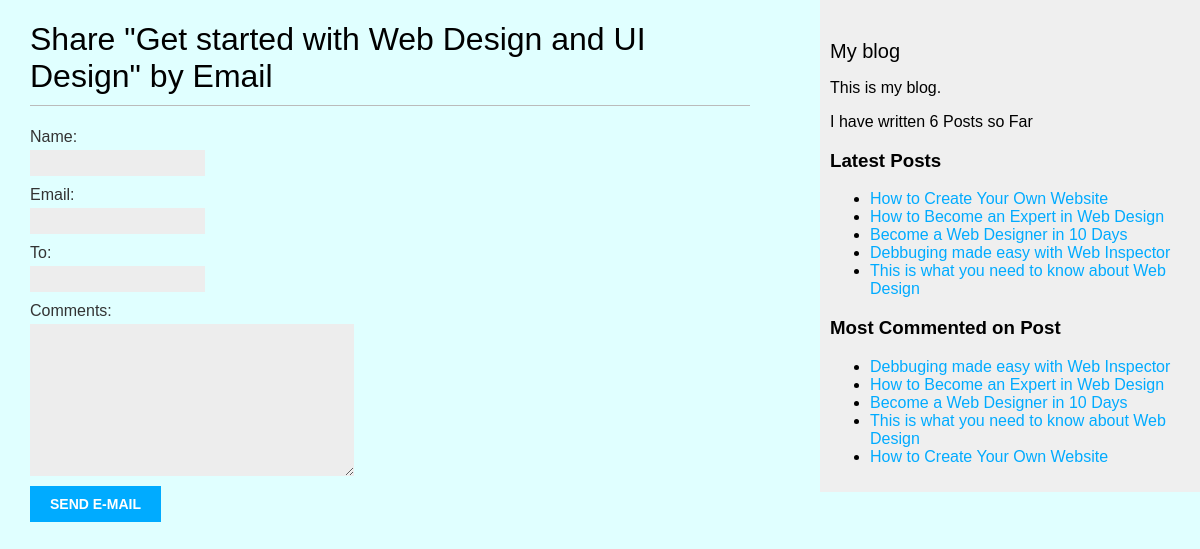
Page /6/share/ on the committed database.
### blog/models.py (models this page shows, shortened)
class Post(models.Model):
    class Status(models.TextChoices):
        DRAFT = 'DF', 'Draft'
        PUBLISHED = 'PB', 'Published'
    title = models.CharField(max_length=250)
    slug = models.SlugField(max_length=250,
                            unique_for_date='publish')
    author = models.ForeignKey(User, on_delete=models.CASCADE, related_name="blog_posts")
    body = models.TextField()
    publish = models.DateTimeField(default=timezone.now)
    created = models.DateTimeField(auto_now_add=True)
    updated = models.DateTimeField(auto_now=True)
    status = models.CharField(max_length=2,
                              choices=Status.choices,
                              default=Status.DRAFT)
    objects = models.Manager()#Default Manager
    published = PublishedManager()#Our Custom Manager
    tags = TaggableManager()
    class Meta:
        ordering = ['-publish']
        indexes = [
            models.Index(fields=['-publish']),
        ]
    def get_absolute_url(self):
        return reverse('blog:post_detail',
                       args=[self.publish.year,
                             self.publish.month,
                             self.publish.day,
                             self.slug])

### blog/views.py (the view)
# urls.py: path('<int:post_id>/share/', views.post_share, name="post_share"),
def post_share(request, post_id):
    post = get_object_or_404(Post, id=post_id, status=Post.Status.PUBLISHED)
    sent = False
    if request.method == 'POST':
        form = EmailPostForm(request.POST)
        if form.is_valid():
            cd = form.cleaned_data
            post_url = request.build_absolute_uri(
                post.get_absolute_url())
            subject = f"{cd['name']} recommends you read " \
                      f"{post.title}"
            message = f"Read {post.title} at {post_url}\n\n" \
                      f"{cd['comments']}"
            send_mail(subject, message, 'bonheurngezayo2@gmail.com',
                     [cd['to']])
            sent = True
    else:
        form = EmailPostForm()
    return render(request, "blog/post/share.html", {'post': post,
                                                    'form': form,
                                                    'sent': sent})

### blog/forms.py
class EmailPostForm(forms.Form):
    name = forms.CharField(max_length=25)
    email = forms.EmailField()
    to = forms.EmailField()
    comments = forms.CharField(required=False,
                               widget=forms.Textarea)

### blog/models.py (called while the page is built)
    def get_queryset(self):
        return super().get_queryset().filter(status=Post.Status.PUBLISHED)

### blog/templatetags/blog_tags.py (called while the page is built)
@register.simple_tag
def total_posts():
    return Post.published.count()

@register.inclusion_tag('blog/post/latest_posts.html')
def show_latest_posts(count=5):
    latest_posts = Post.published.order_by('-publish')[:count]
    return {'latest_posts': latest_posts}

@register.simple_tag
def get_most_commented_posts(count=5):
    return Post.published.annotate(
               total_comments=Count('comments')
        ).order_by('-total_comments')[:count]

### blog/templates/blog/post/share.html (shortened to what this page needs)
{% extends "blog/base.html" %}
{% block content %}
{% if sent %}
    <h1>Email successfully Sent</h1>
    <p>
        "{{ post.title }}" was successfully sent to {{ form.cleaned_data.to }}.
    </p>
{% else %}
    <h1>Share "{{ post.title }}" by Email</h1>
    <form action="" method="post" novalidate>
        {{ form.as_p }}
        <input type="submit" value="Send e-mail">
    </form>
{% endif %}
{% endblock %}

### blog/templates/blog/base.html (shortened to what this page needs)
{% load blog_tags %}
{% load static %}
<!DOCTYPE html>
<html>
<head>
 <link href="{% static "css/blog.css" %}" rel="stylesheet">
</head>
<body>
 <div id="content">
   {% block content %}
   {% endblock %}
 </div>
 <div id="sidebar">
    <h2>My blog</h2>
    <p>This is my blog.</p>
    <p>I have written {% total_posts %} Posts so Far</p>
    <h3>Latest Posts</h3>
    <p>{% show_latest_posts %}</p>
    <h3>Most Commented on Post</h3>
    {% get_most_commented_posts as most_commented_posts %}
    <ul>
      {% for post in most_commented_posts %}
      <li>
        <a href="{{ post.get_absolute_url }}">{{ post.title }}</a>
      </li>
      {% endfor %}
    </ul>
 </div>
</body>
</html>

### blog/templates/blog/post/latest_posts.html
<ul>
    {% for post in latest_posts %}
        <li>
            <a href="{{ post.get_absolute_url }}">{{ post.title }}</a>
        </li>
    {% endfor %}
</ul>

### blog/static/css/blog.css (style rules this page uses)
body { margin:0; padding:0; font-family:helvetica, sans-serif; background-color: lightcyan; }
a { color:#00abff; text-decoration:none; }
h1 { font-weight:normal; border-bottom:1px solid #bbb; padding:0 0 10px 0; }
h2 { font-weight:normal; margin:30px 0 0; font-size: 20px; }
#content { float:left; width:60%; padding:0 0 0 30px; }
#sidebar { float:right; width:30%; padding:10px; background:#efefef; height:100%; }
label { float:left; clear:both; color:#333; margin-bottom:4px; }
input, textarea { clear:both; float:left; margin:0 0 10px; background:#ededed; border:0; padding:6px 10px; font-size:12px; }
input[type=submit] { font-weight:bold; background:#00abff; color:#fff; padding:10px 20px; font-size:14px; text-transform:uppercase; }

### rows in the picture
Post: title "Get started with Web Design and UI Design"
Post: title "How to Create Your Own Website"
Post: title "How to Become an Expert in Web Design"
Post: title "Become a Web Designer in 10 Days"
Post: title "Debbuging made easy with Web Inspector"
Post: title "This is what you need to know about Web Design"
